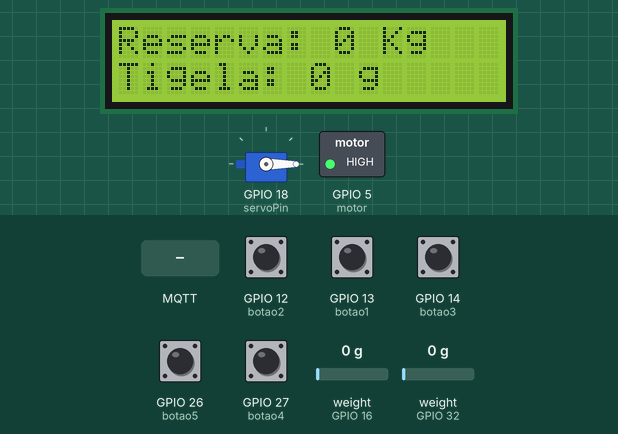
Recording of a sketch running on a simulated ESP32. Parts: 16×2 character LCD, servo, switched loads named in the sketch (green lamp = pin HIGH). The inputs (shaded band) are chosen by the test bench; at power-on: GPIO 12 (botao2), GPIO 13 (botao1), GPIO 14 (botao3), GPIO 26 (botao5), GPIO 27 (botao4) HIGH, weight on the scale (sensors on GPIO 16, GPIO 32) 0 g. WiFi joins after 1.5 s; servers stay silent unless stated; network time is answered at once with the bench clock; the local clock reads 2024-03-15 10:24:30 at power-on unless the sketch sets it; EEPROM starts erased; no MQTT or app messages arrive unless stated; what the sketch prints to the serial monitor is not drawn.

Above: at 7.5 s.
7.6 s: MQTT message ":" arrives on the third subscribed topic
At 9.0 s:
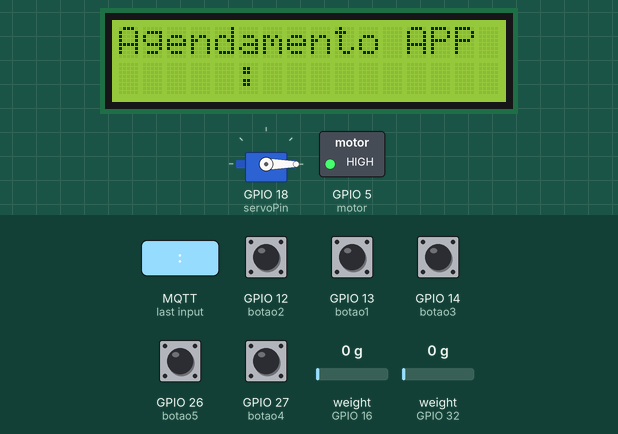
9.3 s: MQTT message "1" arrives on the first subscribed topic
12.3 s: GPIO 26 (botao5) pulled LOW for 1 s
At 14.4 s:
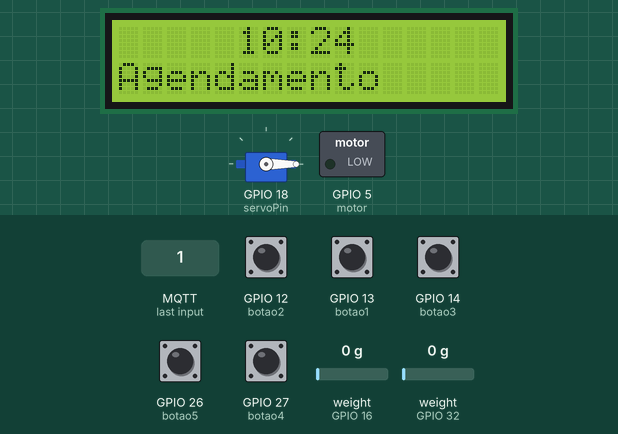
14.8 s: GPIO 26 (botao5) pulled LOW for 0.15 s
At 15.9 s:
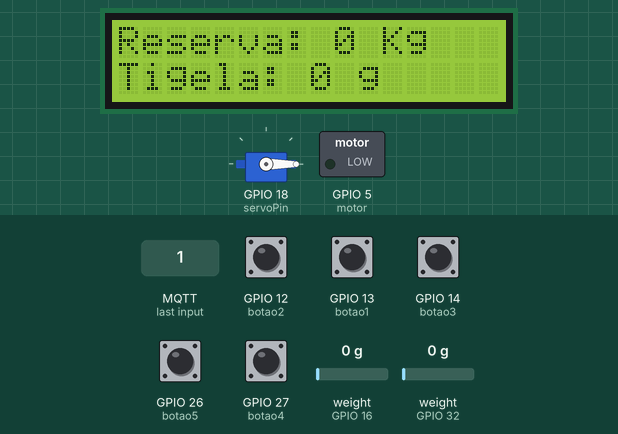
17.9 s: GPIO 27 (botao4) pulled LOW for 1 s
At 19.9 s:
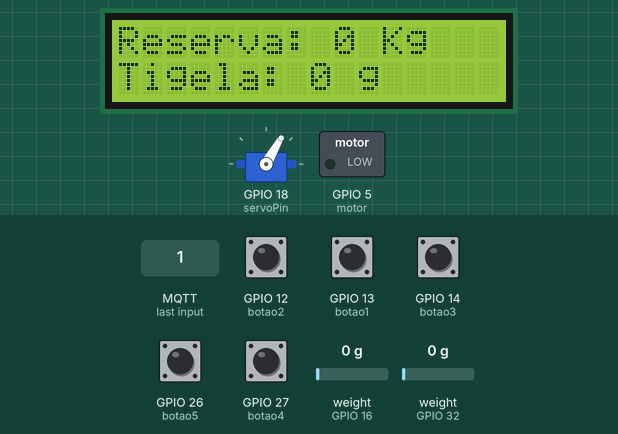
21.9 s: weight on the scale (sensor on GPIO 16) set to 327 g
At 22.9 s:
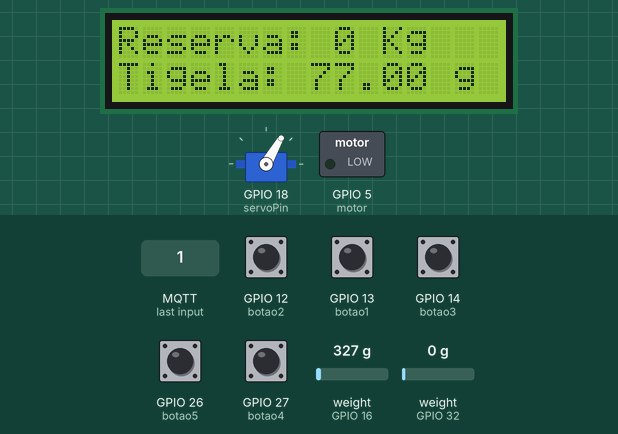
23.6 s: weight on the scale (sensor on GPIO 16) set to 379 g
At 24.8 s:
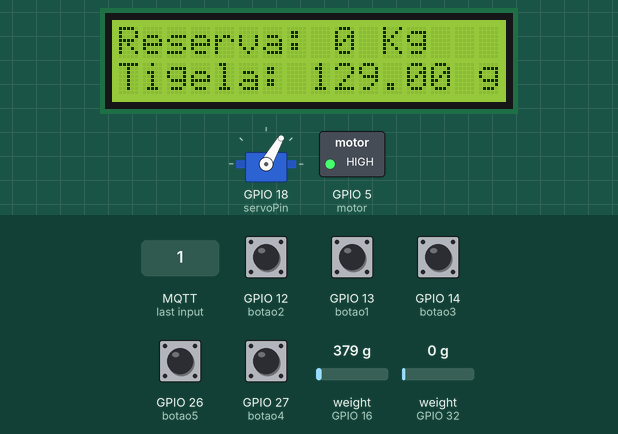
Timing chart, 0 to 26.3 s (numbered marks = the images above; inputs shaded):
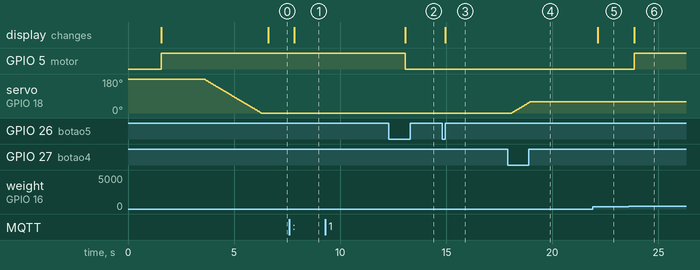

The sketch:

iPET.ino
```cpp
#include <WiFi.h>
#include <PubSubClient.h>
#include "HX711.h"
#include <LiquidCrystal_I2C.h>
#include <Wire.h>
#include <Servo.h>
#include <NTPClient.h>
#include <WiFiUdp.h>
#include <Preferences.h>
#include <ArduinoOTA.h>

#define ON 1
#define OFF 0
#define motor 5
#define botao1 13
#define botao2 12
#define botao3 14
#define botao4 27
#define botao5 26
#define CALIBRATION_FACTOR 123.81
#define CALIBRATION_FACTOR2 -470.72
#define tareReservatorio -1896
#define tareTigela -250

const char* ssid = "Kakashi27";
const char* password = "ga87654321";
const char* mqtt_server = "io.adafruit.com";
const char* mqtt_device = "dispenserIPET"; //nome do dispositivo, pode ser qualquer um (único)
const char* mqtt_user = "guduh";
const char* mqtt_password = "aio_zsEd73MUdNZNQ91WCSubI5fA6QhO";
const char* topico_motor = "guduh/feeds/ipet.motor";
const char* topico_camera = "guduh/feeds/ipet.camera";
const char* topico_reservatorio = "guduh/feeds/ipet.reservatorio";
const char* topico_tigela = "guduh/feeds/ipet.tigela";
const char* topico_agendamento = "guduh/feeds/ipet.agendamento";

const int LOADCELL_DOUT_PIN = 32;
const int LOADCELL_SCK_PIN = 33;
const int LOADCELL_DOUT_PIN2 = 16;
const int LOADCELL_SCK_PIN2 = 4;
static const int servoPin = 18;

Preferences preferences;

WiFiUDP ntpUDP;
NTPClient timeClient(ntpUDP);

WiFiClient espClient;
PubSubClient client(espClient);

LiquidCrystal_I2C lcd(0x27,16,2);

Servo servo1;

HX711 scale;
HX711 scale2;

double posicaoCamera = 0;
int direcaoCamera = 0;
const int velocidadeCamera = 5;
int
estadoMotor = 0;

int ea1=0,eu1=0,ea2=0,eu2=0,ea3=0,eu3=0,ea4=0,eu4=0, eb1=OFF, eb2=OFF, eb3=OFF, eb4=OFF,jm1=0,jm2=0,jm3=0,jm4=0,ea5=0,eu5=0,eb5=OFF,jm5=0;
int h1=0,h2=0,m1=0,m2=0,modo=1, umodo=1, jaligou = 0;
double peso=0, peso2= 0;
double reading, reading2;
long lastTime = 0;

void setup_wifi();
void setup_mqtt();
void setup_ota();
void setup_RTC();
void setup_balancas();
void setup_servoMotor();
void callback(char* topic, byte* payload, unsigned int length);
String payload_to_string();
void reconnect();

void cameraRight();
void cameraLeft();
void handleMotor();
void ligarMotor();
void desligarMotor();
void sendDataBalanca();
void agendarHorario();
void setCurrentTimeDisplay();
void setPesoReseervatorio();
void setPesoTigela();


int horario1 = -1;
int minuto1 = -1;
int horarioAnt;
int minutoAnt;
void setup() {
  Serial.begin(115200);
  setup_wifi();
  setup_mqtt();
  setup_ota();

  lcd.init(); // Inicializa LCD
  lcd.clear();
  lcd.backlight();

  pinMode(botao1 , INPUT_PULLUP); // Inicializa botoes
  pinMode(botao2 , INPUT_PULLUP);
  pinMode(botao3 , INPUT_PULLUP);
  pinMode(botao4 , INPUT_PULLUP);
  pinMode(botao5 , INPUT_PULLUP);

  pinMode(motor, OUTPUT); // Inicializa motor
  digitalWrite(motor, HIGH);

  delay(2000);
  setup_balancas();

  setup_servoMotor();

  setup_RTC();

  preferences.begin("iPET", false);
  horario1 = preferences.getInt("horario1", -1);
  minuto1 = preferences.getInt("minuto1", -1);
  preferences.end();
  setCurrentTimeDisplay();
}

void loop() {
  if (!client.connected()) {
    reconnect();
  }
  client.loop();
  ArduinoOTA.handle();

  handleMotor();
  servo1.write(posicaoCamera);
  delay(15);

  setPesoReservatorio(round(scale.get_units()));
  setPesoTigela(round(scale2.get_units()));

  ea1=!digitalRead(13);
  ea2=!digitalRead(12);
  ea3=!digitalRead(14);
  ea4=!digitalRead(27);
  ea5=!digitalRead(26);

  if(ea5==1 && eu5==0 && eb5==OFF) eb5=ON;

  if(ea5==0 && eu5==0) {eb5=OFF; jm5=0;}

  if(ea5==1 && eu5==0 && eb5==ON && jm5==0) {modo=!modo; jm5=1;}

  if(modo!=umodo){
    lcd.clear();
  }

  if(modo==0){

    if(ea1==1 && eu1==0 && eb1==OFF) eb1=ON;
    if(ea2==1 && eu2==0 && eb2==OFF) eb2=ON;
    if(ea3==1 && eu3==0 && eb3==OFF) eb3=ON;
    if(ea4==1 && eu4==0 && eb4==OFF) eb4=ON;
    if(ea5==1 && eu5==0 && eb5==OFF) eb5=ON;

    if(ea1==0 && eu1==0) {eb1=OFF; jm1=0;}
    if(ea2==0 && eu2==0) {eb2=OFF; jm2=0;}
    if(ea3==0 && eu3==0) {eb3=OFF; jm3=0;}
    if(ea4==0 && eu4==0) {eb4=OFF; jm4=0;}
    if(ea5==0 && eu5==0) {eb5=OFF; jm5=0;}

    if(ea1==1 && eu1==0 && eb1==ON && jm1==0) {h1++; jm1=1;}
    if(ea2==1 && eu2==0 && eb2==ON && jm2==0) {h2++; jm2=1;}
    if(ea3==1 && eu3==0 && eb3==ON && jm3==0) {m1++; jm3=1;}
    if(ea4==1 && eu4==0 && eb4==ON && jm4==0) {m2++; jm4=1;}
    if(ea5==1 && eu5==0 && eb5==ON && jm5==0) {modo=!modo; jm5=1;}

    if((10*h1+h2)>=24){
      h1=0;
      h2=0;
    }
    if((10*m1+m2)>=60){
      m1=0;
      m2=0;
    }
    if(h2>9){
      h2=0;
    }
    if(m2>9){
      m2=0;
    }
    lcd.setCursor(5,0);
    lcd.print(h1);
    lcd.print(h2);
    lcd.print(":");
    lcd.print(m1);
    lcd.print(m2);
    lcd.setCursor(0,1);
    lcd.print("Agendamento");
  }
  peso=reading;
  peso2 = reading2;
  if(modo==1){
    if(ea3 && !eu3){
      cameraLeft();
    }

    if (ea4 && !eu4){
      cameraRight();
    }
    if (ea1 && !eu1)
      ligarMotor();
    else if (!ea1 && eu1)
      desligarMotor();

    lcd.clear();
    lcd.setCursor(0,0);
    lcd.print("Reserva: ");
    if(peso<0) {
      lcd.print("0");
      lcd.print(" Kg");
    }
    else{
      lcd.print(peso);
      lcd.print(" Kg");
    }
    lcd.setCursor(0,1);
    lcd.print("Tigela: ");
    if(peso2<0) {
      lcd.print(0);
      lcd.print(" g");
    }
    else {
      lcd.print(peso2);
      lcd.print(" g");
    }
  }

  sendDataBalanca(8000);

  if(modo==1 && modo!=umodo) {
    agendarHorario(10*h1+h2, 10*m1+m2);
  }

  if(modo==0 && modo!=umodo) {
    setCurrentTimeDisplay();
  }

  if (horario1 == timeClient.getHours() && minuto1 == timeClient.getMinutes() && jaligou == 0) {
    horarioAnt = horario1;
    minutoAnt = minuto1;
    jaligou = 1;
    if (reading2 <= 150) {
      ligarMotor();
    }
  }

  if (jaligou && (reading2 > 100)) {
    desligarMotor();
  }

  if (horarioAnt != timeClient.getHours() || minutoAnt != timeClient.getMinutes()) {
    jaligou = 0;
  }

  eu1=ea1;
  eu2=ea2;
  eu3=ea3;
  eu4=ea4;
  eu5=ea5;

  umodo=modo;

}

void setup_wifi() {
  Serial.print("connect ");
  Serial.println(ssid);

  WiFi.mode(WIFI_STA);
  WiFi.begin(ssid, password);
  while (WiFi.status() != WL_CONNECTED) {
    delay(500);
    Serial.println(".");
  }
  Serial.println("");
  Serial.println("WiFi connected");
  Serial.print("IP addredd: ");
  Serial.println(WiFi.localIP());
}

void setup_mqtt() {
  client.setServer(mqtt_server, 1883);
  client.setCallback(callback);
}

void callback(char* topic, byte* payload, unsigned int length) {
  bool horaLida = false;
  Serial.print("Message arrived [");
  Serial.print(topic);
  Serial.print("] ");
  String message = payload_to_string(payload, length);
  Serial.print(message);
  Serial.println("");
  String topico = topic;
  if (topico.equals(topico_motor)) {
    estadoMotor = message.toInt();
  } else if (topico.equals(topico_camera)) {
    if (message.toInt()) {
      cameraRight();
    } else {
      cameraLeft();
    }
  } else if (topico.equals(topico_agendamento)) {
    String hour = "";
    String minute = "";
    for (int i = 0; i < length; i++) {
      if (message[i] == ':') {
        horaLida = true;
        continue;
      }
      if (!horaLida)
        hour += message[i];
      else
        minute += message[i];
    }

    lcd.clear();
    lcd.setCursor(0, 0);
    lcd.print("Agendamento APP");
    lcd.setCursor(5, 1);
    lcd.print(hour);
    lcd.print(":");
    lcd.print(minute);
    delay(5000);
    agendarHorario(hour.toInt(), minute.toInt());
  }
}

  String payload_to_string(byte* payload, unsigned int length) {
  String message = "";
  for (int i = 0; i < length; i++) {
    message += ((char)payload[i]);
  }
  return message;
}

void reconnect() {
  while (!client.connected()) {
    Serial.print("Attempting MQTT connection...");
    if (client.connect(mqtt_device, mqtt_user, mqtt_password)) {
      Serial.println("connected");
      client.subscribe(topico_motor);
      client.subscribe(topico_camera);
      client.subscribe(topico_agendamento);
    } else {
      Serial.print("failed, state: ");
      Serial.print(client.state());
      Serial.println(" try again in 5 seconds");
      delay(5000);

    }
  }
}

void sendDataBalanca(int timeDelay) {
  if (millis() - lastTime >= timeDelay) {
    String reservatorio = String(reading, 1);
    String tigela = String(reading2, 1);
    client.publish(topico_reservatorio, reservatorio.c_str());
    client.publish(topico_tigela, tigela.c_str());
    Serial.println("Sending data");
    lastTime = millis();
  }
}

void cameraRight() {
  if (posicaoCamera < 180) {
    for (int i = posicaoCamera; i <= posicaoCamera+60; i++){
      servo1.write(i);
      delay(15);
    }
    posicaoCamera = posicaoCamera+60;
  }
}

void cameraLeft() {
  if (posicaoCamera > 0) {
    for(int i=posicaoCamera; i >= posicaoCamera-60; i--){
      servo1.write(i);
      delay(15);
    }
    posicaoCamera = posicaoCamera-60;
  }
}

void handleMotor(){
  digitalWrite(motor, !estadoMotor);
}

void ligarMotor() {
  estadoMotor = 1;
}

void desligarMotor() {
  estadoMotor = 0;
}

void setup_ota() {

  ArduinoOTA.setHostname("iPET");

  ArduinoOTA.setPassword("12345678");

  ArduinoOTA.onStart([]() {
    String type;
    if (ArduinoOTA.getCommand() == U_FLASH) {
      type = "sketch";
    } else { // U_FS
      type = "filesystem";
    }

    Serial.println("Start updating " + type);
  });
  ArduinoOTA.onEnd([]() {
    Serial.println("\nEnd");
  });
  ArduinoOTA.onProgress([](unsigned int progress, unsigned int total) {
    Serial.printf("Progress: %u%%\r", (progress / (total / 100)));
  });
  ArduinoOTA.onError([](ota_error_t error) {
    Serial.printf("Error[%u]: ", error);
    if (error == OTA_AUTH_ERROR) {
      Serial.println("Auth Failed");
    } else if (error == OTA_BEGIN_ERROR) {
      Serial.println("Begin Failed");
    } else if (error == OTA_CONNECT_ERROR) {
      Serial.println("Connect Failed");
    } else if (error == OTA_RECEIVE_ERROR) {
      Serial.println("Receive Failed");
    } else if (error == OTA_END_ERROR) {
      Serial.println("End Failed");
    }
  });
  ArduinoOTA.begin();
  Serial.println("OTA Ready");

}

void setup_RTC() {
  timeClient.setTimeOffset(-10800); //GMT -3
  timeClient.begin();
  timeClient.update();
}

void setup_balancas() {
  Serial.println("Initializing the scale");

  scale.begin(LOADCELL_DOUT_PIN, LOADCELL_SCK_PIN);
  scale.set_scale(CALIBRATION_FACTOR);   // Inicializa balanca 1
  //scale.tare();

  scale2.begin(LOADCELL_DOUT_PIN2, LOADCELL_SCK_PIN2);
  scale2.set_scale(CALIBRATION_FACTOR2);   // Inicializa balanca 2
  //scale2.tare();
}

void setup_servoMotor() {
  servo1.attach(servoPin);
  for(int i = 180; i>=0; i--){
    servo1.write(i);
    delay(15);
  }
}


void agendarHorario(int hora, int minuto) {
  horario1 = hora;
  minuto1 = minuto;
  preferences.begin("iPET", false);
  preferences.putInt("horario1", horario1);
  preferences.putInt("minuto1", minuto1);
  preferences.end();
}

void setCurrentTimeDisplay() {
  h1 = timeClient.getHours() / 10;
  h2 = timeClient.getHours() % 10;
  m1 = timeClient.getMinutes() / 10;
  m2 = timeClient.getMinutes() % 10;
}

void setPesoReservatorio(double peso) {
  reading = (double) (peso + tareReservatorio) / 1000;
}

void setPesoTigela(double peso) {
  reading2 = peso + tareTigela;
}
```

Measured:
- the behaviour switches between 350 and 351 g on weight on the scale (sensor on GPIO 16) (found by bisection; images 5 and 6)
- after the input at 7.6 s, the display: changes after 0.24 s (image 1)
- after the input at 9.3 s, every drawn part: stays the same
- after the input at 12.3 s, the display: changes after 0.77 s (image 2)
- after the input at 14.8 s, the display: changes after 0.14 s (image 3)
- after the input at 17.9 s, servo on GPIO 18 (servoPin): moves from 0° to 60° over 0.90 s, starting after 0.18 s
- after the input at 21.9 s, the display: changes after 0.25 s (image 5)
- after the input at 23.6 s, GPIO 5 (motor): LOW → HIGH after 0.27 s; the display: changes after 0.27 s (image 6)
